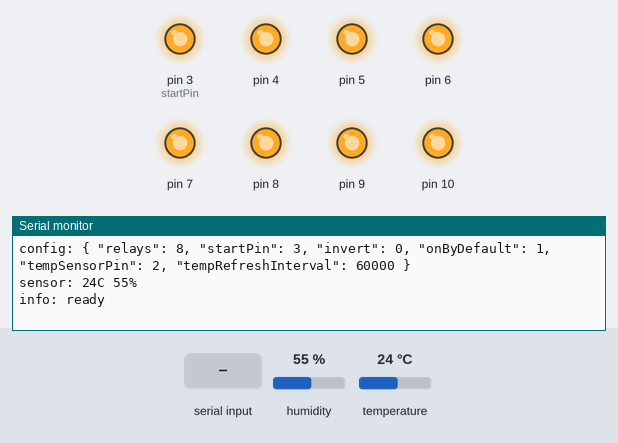
This sketch was run on a simulated Arduino Uno, built with avr-gcc and run on an emulated ATmega328P. On the bench: output pins drawn as LEDs (lit = HIGH), the last lines printed to the serial monitor. The inputs (shaded band) are chosen by the test bench; at power-on: humidity 55 %, temperature 24 °C.

Above: at 1.9 s.
2.0 s: "?\n" received over Serial
At 3.2 s:
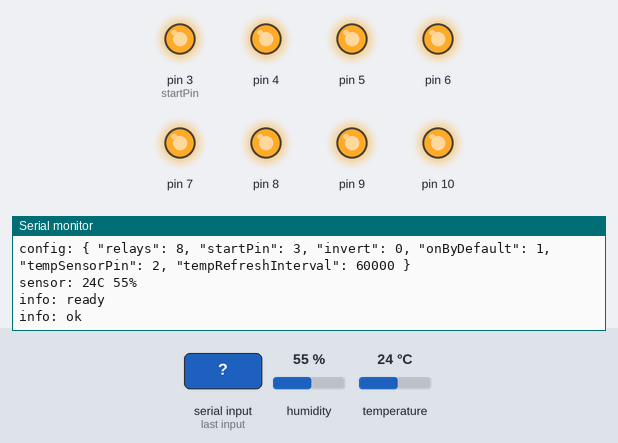
3.5 s: byte 48 ('0') received over Serial
At 4.4 s:
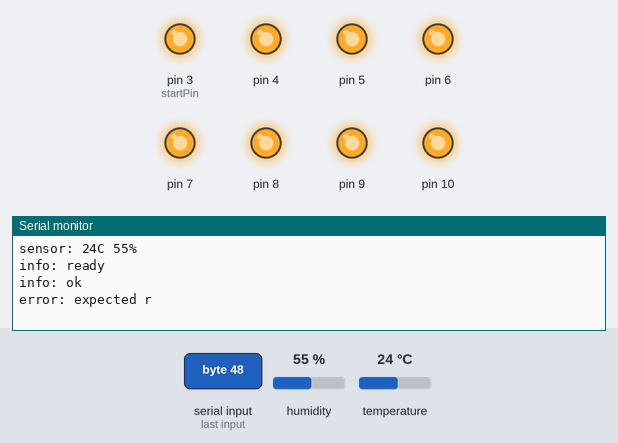

The sketch:

relay_control_and_temp_hum_sense.ino
```cpp
#include <DHT11.h>

// how many relays
const int relays = 8;

// relays connected to this pin number and up
const int startPin = 3;

// invert relay state
const bool invert = false;

// turn on all outputs at startup
const bool onByDefault = true;

// this sketch supports a DHT11 temperature and humidity sensor and
// outputs the value to the serial port regularly
const int tempSensorPin = 2;
const unsigned long TEMP_REFRESH_INTERVAL = 60000; // ms

DHT11 dht11(tempSensorPin);
int temperature;
int humidity;

void readTemperature()
{
  int result = dht11.readTemperatureHumidity(temperature, humidity);
  if (result == 0){
    Serial.print("sensor: ");
    Serial.print(temperature);
    Serial.print("C ");
    Serial.print(humidity);
    Serial.println("%");
  } else {
    Serial.print("error: ");
    Serial.println(DHT11::getErrorString(result));
  }
}

void setup() {
  for (int i = startPin; i < startPin + relays; i++){
    pinMode(i, OUTPUT);
    if (onByDefault) {
      digitalWrite(i, invert ? LOW : HIGH);
    }
  }
  Serial.begin(9600);
  Serial.println("info: This board runs firmware from https://github.com/M0LTE/arduino-relay-control");
  Serial.println("info: It takes commands in the form r01, e.g. relay 0 on. No line breaks expected.");
  Serial.print("config: { \"relays\": ");
  Serial.print(relays);
  Serial.print(", \"startPin\": ");
  Serial.print(startPin);
  Serial.print(", \"invert\": ");
  Serial.print(invert);
  Serial.print(", \"onByDefault\": ");
  Serial.print(onByDefault);
  Serial.print(", \"tempSensorPin\": ");
  Serial.print(tempSensorPin);
  Serial.print(", \"tempRefreshInterval\": ");
  Serial.print(TEMP_REFRESH_INTERVAL);
  Serial.println(" }");

  readTemperature();
  Serial.println("info: ready");
}

void doTemperature()
{
  static unsigned long lastRefreshTime = 0;

  if(millis() - lastRefreshTime >= TEMP_REFRESH_INTERVAL) {
    lastRefreshTime += TEMP_REFRESH_INTERVAL;
    readTemperature();
  }
}

void loop() {

  doTemperature();

  static int state; // 0 = waiting for r, 1 = waiting for relay number, 2 = waiting for 0/1
  static int pin;
  static byte read;

  if (Serial.available()) {
    read = Serial.read();
    if (read == '\r' || read == '\n'){
      return;
    }

    if (state == 0){
      if (read == '?'){
        Serial.println("info: ok");
        return;
      }

      if (read != 'r'){
        Serial.println("error: expected r");
        return;
      }
      state=1;
    } else if (state == 1) {
      if (read < '0' || read > '0' + relays - 1) {  // '7'
        Serial.println("error: expected 0-7");
        state=0;
      } else {
        pin = read - '0';
        state = 2;
      }
      return;
    } else if (state == 2) {
      if (read != '0' && read != '1'){
        Serial.println("error: expected 0 or 1");
        state=0;
        return;
      } else {
        Serial.print("info: relay ");
        Serial.print(pin);
        if (read == '0'){
          Serial.println(" off");
          digitalWrite(pin + startPin, invert ? HIGH : LOW);
        } else {
          Serial.println(" on");
          digitalWrite(pin + startPin, invert ? LOW : HIGH);
        }
        state=0;
      }
    }
  }
}
```

Measured:
- after the input at 2.0 s, the serial monitor: prints a new line at once (image 1)
- after the input at 3.5 s, the serial monitor: prints a new line at once (image 2)
